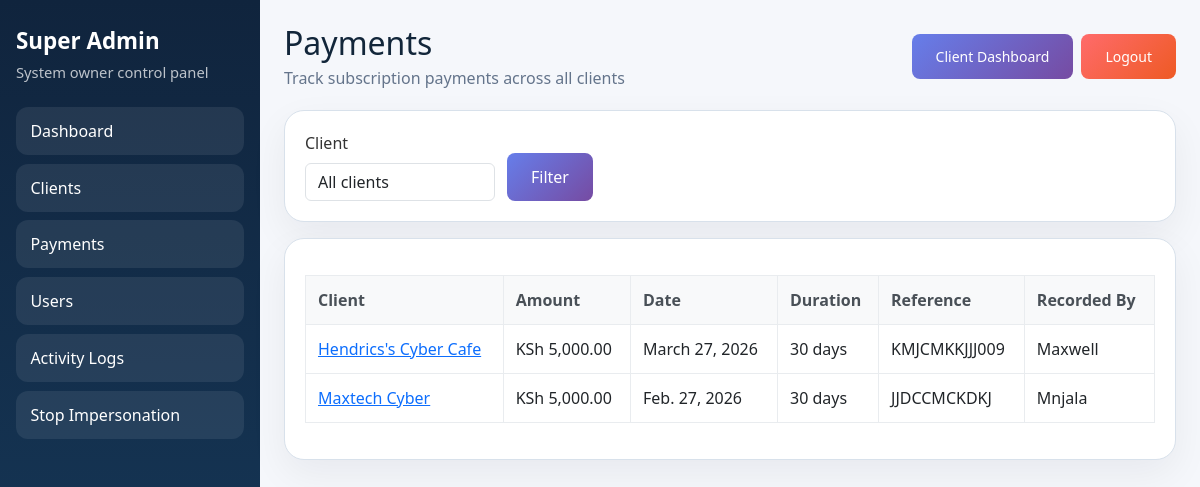
The app's page /super-admin/payments/ (signed in) with its own data.
### core/models.py (models this page shows, shortened)
class Payment(models.Model):
    business = models.ForeignKey(BusinessProfile, on_delete=models.CASCADE, related_name='payments')
    amount = models.DecimalField("Amount", max_digits=12, decimal_places=2)
    payment_date = models.DateField("Payment Date", default=timezone.localdate)
    duration_days = models.PositiveIntegerField("Subscription Duration (Days)", default=30)
    reference = models.CharField("Reference", max_length=100, blank=True)
    notes = models.TextField("Notes", blank=True)
    recorded_by = models.ForeignKey(
        settings.AUTH_USER_MODEL,
        on_delete=models.SET_NULL,
        null=True,
        blank=True,
        related_name='recorded_payments',
    )
    created_at = models.DateTimeField(default=timezone.now)
    class Meta:
        verbose_name = "Payment"
        verbose_name_plural = "Payments"
        ordering = ['-payment_date', '-created_at']

class BusinessProfile(models.Model):
    APPROVAL_PENDING = 'pending'
    APPROVAL_APPROVED = 'approved'
    APPROVAL_REJECTED = 'rejected'
    APPROVAL_STATUS_CHOICES = [
        (APPROVAL_PENDING, 'Pending Approval'),
        (APPROVAL_APPROVED, 'Approved'),
        (APPROVAL_REJECTED, 'Rejected'),
    ]
    owner = models.OneToOneField(
        settings.AUTH_USER_MODEL,
        on_delete=models.CASCADE,
        related_name='business_profile',
        blank=True,
        null=True,
    )
    name = models.CharField("Business Name", max_length=255)
    owner_name = models.CharField("Owner Name", max_length=255)
    phone = models.CharField("Phone", max_length=50)
    email = models.EmailField("Email", blank=True, null=True)
    location = models.TextField("Location")
    logo = models.ImageField("Logo", upload_to="logos/", blank=True, null=True)
    subscription_start_date = models.DateField("Subscription Start Date", blank=True, null=True)
    subscription_end_date = models.DateField("Subscription End Date", blank=True, null=True)
    is_active = models.BooleanField("Active", default=True)
    approval_status = models.CharField("Approval Status", max_length=20, choices=APPROVAL_STATUS_CHOICES, default=APPROVAL_APPROVED)
    date_created = models.DateTimeField("Date Created", default=timezone.now)
    class Meta:
        verbose_name = "Business Profile"
        verbose_name_plural = "Business Profiles"

### core/super_admin.py (the view)
# urls.py: path('super-admin/payments/', super_admin.SuperAdminPaymentListView.as_view(), name='super_admin_payment_list'),
class SuperAdminPaymentListView(SuperAdminRequiredMixin, ListView):
    model = Payment
    template_name = 'core/super_admin/payment_list.html'
    context_object_name = 'payments'
    paginate_by = 30
    def get_queryset(self):
        queryset = Payment.objects.select_related('business', 'recorded_by')
        business_id = self.request.GET.get('business')
        if business_id:
            queryset = queryset.filter(business_id=business_id)
        return queryset
    def get_context_data(self, **kwargs):
        context = super().get_context_data(**kwargs)
        context['businesses'] = _client_businesses_queryset().order_by('name')
        context['selected_business'] = self.request.GET.get('business', '')
        return context

### core/context_processors.py (called while the page is built)
def app_permissions(request):
    user = getattr(request, 'user', None)
    return {
        'app_role': get_user_role(user) if user and user.is_authenticated else None,
        'can_backup_restore': can_backup_restore(user) if user and user.is_authenticated else False,
        'can_manage_business': can_manage_business(user) if user and user.is_authenticated else False,
        'can_manage_records': can_manage_records(user) if user and user.is_authenticated else False,
        'can_view_reports': can_view_reports(user) if user and user.is_authenticated else False,
    }

### core/currency.py (called while the page is built)
def format_ksh(value):
    try:
        amount = Decimal(value)
    except (InvalidOperation, TypeError, ValueError):
        amount = Decimal("0")
    return f"KSh {amount:,.2f}"

### core/permissions.py (called while the page is built)
def get_user_role(user):
    if not user or not user.is_authenticated:
        return None
    business = get_user_business(user)
    if business.owner_id == user.id:
        return 'admin'
    profile = _get_profile(user)
    if profile and getattr(profile, 'business_id', None) == business.id:
        return profile.role
    return 'staff'

def can_backup_restore(user):
    return get_user_role(user) == 'admin'

def can_manage_business(user):
    return get_user_role(user) == 'admin'

def can_manage_records(user):
    return get_user_role(user) in {'admin', 'staff'}

def can_view_reports(user):
    return get_user_role(user) in {'admin', 'staff', 'viewer'}

### core/super_admin.py (called while the page is built)
def _client_businesses_queryset():
    return BusinessProfile.objects.exclude(owner__is_superuser=True)

    def test_func(self):
        return self.request.user.is_superuser

### core/templatetags/currency_filters.py (called while the page is built)
@register.filter
def ksh(value):
    return format_ksh(value)

### core/tenancy.py (called while the page is built)
def get_user_business(user):
    if not user or not user.is_authenticated:
        raise PermissionDenied("Authentication is required.")
    try:
        profile = user.profile
    except (AttributeError, ObjectDoesNotExist, OperationalError, ProgrammingError):
        profile = None
    if profile and getattr(profile, 'business_id', None):
        return profile.business
    return BusinessProfile.get_or_create_for_user(user)

### templates/core/super_admin/payment_list.html (shortened to what this page needs)
{% extends 'core/super_admin/base.html' %}
{% load currency_filters %}
{% block page_title %}Payments{% endblock %}
{% block page_subtitle %}Track subscription payments across all clients{% endblock %}
{% block content %}
<div class="sa-card" style="margin-bottom:1rem;">
    <form method="get" style="display:flex; gap:0.75rem; flex-wrap:wrap; align-items:end;">
        <div>
            <label class="form-label">Client</label>
            <select name="business" class="form-control">
                <option value="">All clients</option>
            </select>
        </div>
        <div>
            <button type="submit" class="btn btn-primary">Filter</button>
        </div>
    </form>
</div>
<div class="sa-card">
    <div class="table-responsive">
        <table class="table">
            <thead>
                <tr>
                    <th>Client</th>
                    <th>Amount</th>
                    <th>Date</th>
                    <th>Duration</th>
                    <th>Reference</th>
                    <th>Recorded By</th>
                </tr>
            </thead>
            <tbody>
                {% for payment in payments %}
                    <tr>
                        <td><a href="{% url 'super_admin_client_detail' payment.business.pk %}">{{ payment.business.name }}</a></td>
                        <td>{{ payment.amount|ksh }}</td>
                        <td>{{ payment.payment_date }}</td>
                        <td>{{ payment.duration_days }} days</td>
                        <td>{{ payment.reference|default:"-" }}</td>
                        <td>{% if payment.recorded_by %}{{ payment.recorded_by.username }}{% else %}-{% endif %}</td>
                    </tr>
                {% empty %}
                    <tr><td colspan="6">No payments recorded.</td></tr>
                {% endfor %}
            </tbody>
        </table>
    </div>
</div>
{% endblock %}

### static/css/style.css (style rules this page uses)
body { font-family: 'Segoe UI', Tahoma, Geneva, Verdana, sans-serif; background: #f8f9fa; color: #333; margin: 0; padding: 0; min-height: 100vh; display: flex; flex-direction: column; }
.table { width: 100%; border-collapse: collapse; margin-top: 1rem; }
.table th, .table td { border: 1px solid #e9ecef; padding: 0.75rem; text-align: left; }
.table th { background: #f8f9fa; font-weight: 600; color: #495057; }
.btn { padding: 0.75rem 1.5rem; background: linear-gradient(135deg, #667eea 0%, #764ba2 100%); color: #fff; text-decoration: none; border-radius: 8px; border: none; cursor: pointer; transition: all 0.3s ease; font-weight: 500; }

### templates/core/super_admin/base.html (style rules this page uses)
.sa-card { background: #fff; border: 1px solid #d8e1eb; border-radius: 20px; padding: 1.25rem; box-shadow: 0 14px 38px rgba(15, 23, 42, 0.06); }

### records on screen
Payment: business.name "Hendrics's Cyber Cafe", amount|ksh "KSh 5,000.00", payment_date "March 27, 2026", duration_days "30", reference "KMJCMKKJJJ009", recorded_by.username "Maxwell"
Payment: business.name "Maxtech Cyber", amount|ksh "KSh 5,000.00", payment_date "Feb. 27, 2026", duration_days "30", reference "JJDCCMCKDKJ", recorded_by.username "Mnjala"
